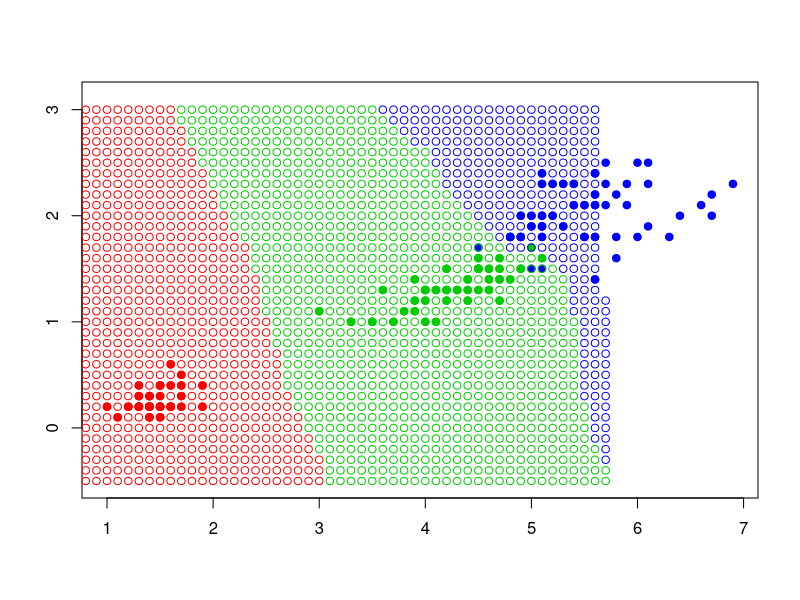

Recreate this plot in R. (Note: a time limit stopped this script after it produced the figure.)
euclideanDistance <- function(u, v)
{
  sqrt(sum((u - v)^2))
}

sortObjectsByDist <- function(xl, z, metricFunction = euclideanDistance)
{
  l <- dim(xl)[1]
  n <- dim(xl)[2] - 1
  distances <- matrix(NA, l, 2)
  for (i in 1:l)
  {
    distances[i, ] <- c(i, metricFunction(xl[i, 1:n], z))
  }
  orderedXl <- xl[order(distances[, 2]), ]
  return (orderedXl);
}

kNN <- function(orderedXL, z, k)
{
  n <- dim(orderedXl)[2] - 1
  classes <- orderedXl[1:k, n + 1]
  counts <- table(classes)
  class <- names(which.max(counts))
  return (class)
}

colors <- c("setosa" = "red", "versicolor" = "green3", "virginica" = "blue")
plot(iris[, 3:4], pch = 21, bg = colors[iris$Species], col = colors[iris$Species], asp = 1, xlab='', ylab='')

for (x in seq(0.8, 7, by=0.1)){
  for(y in seq(-0.5, 3, by=0.1)){
   z <- c(x,y)
   orderedXl <- sortObjectsByDist(iris[, 3:5], z)
   class <- kNN(orderedXl, k=6)
   points(z[1], z[2], pch = 1, col = colors[class], asp = 1)
  }
}
points(iris[, 3:4], pch = 1, col = colors[iris$Species], asp = 1)
